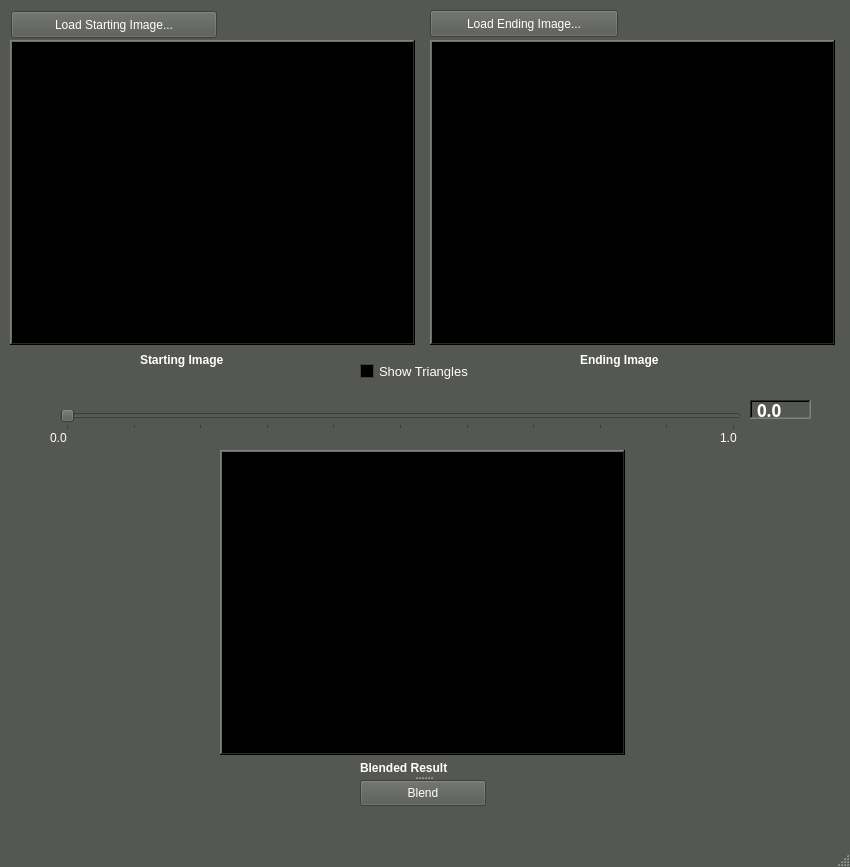
<?xml version="1.0" encoding="UTF-8"?>
<ui version="4.0">
 <class>MainWindow</class>
 <widget class="QMainWindow" name="MainWindow">
  <property name="geometry">
   <rect>
    <x>0</x>
    <y>0</y>
    <width>850</width>
    <height>867</height>
   </rect>
  </property>
  <property name="sizePolicy">
   <sizepolicy hsizetype="Fixed" vsizetype="Fixed">
    <horstretch>0</horstretch>
    <verstretch>0</verstretch>
   </sizepolicy>
  </property>
  <property name="palette">
   <palette>
    <active>
     <colorrole role="WindowText">
      <brush brushstyle="SolidPattern">
       <color alpha="255">
        <red>255</red>
        <green>255</green>
        <blue>255</blue>
       </color>
      </brush>
     </colorrole>
     <colorrole role="Button">
      <brush brushstyle="SolidPattern">
       <color alpha="255">
        <red>85</red>
        <green>87</green>
        <blue>83</blue>
       </color>
      </brush>
     </colorrole>
     <colorrole role="Light">
      <brush brushstyle="SolidPattern">
       <color alpha="255">
        <red>127</red>
        <green>131</green>
        <blue>124</blue>
       </color>
      </brush>
     </colorrole>
     <colorrole role="Midlight">
      <brush brushstyle="SolidPattern">
       <color alpha="255">
        <red>106</red>
        <green>109</green>
        <blue>103</blue>
       </color>
      </brush>
     </colorrole>
     <colorrole role="Dark">
      <brush brushstyle="SolidPattern">
       <color alpha="255">
        <red>42</red>
        <green>43</green>
        <blue>41</blue>
       </color>
      </brush>
     </colorrole>
     <colorrole role="Mid">
      <brush brushstyle="SolidPattern">
       <color alpha="255">
        <red>56</red>
        <green>58</green>
        <blue>55</blue>
       </color>
      </brush>
     </colorrole>
     <colorrole role="Text">
      <brush brushstyle="SolidPattern">
       <color alpha="255">
        <red>255</red>
        <green>255</green>
        <blue>255</blue>
       </color>
      </brush>
     </colorrole>
     <colorrole role="BrightText">
      <brush brushstyle="SolidPattern">
       <color alpha="255">
        <red>255</red>
        <green>255</green>
        <blue>255</blue>
       </color>
      </brush>
     </colorrole>
     <colorrole role="ButtonText">
      <brush brushstyle="SolidPattern">
       <color alpha="255">
        <red>255</red>
        <green>255</green>
        <blue>255</blue>
       </color>
      </brush>
     </colorrole>
     <colorrole role="Base">
      <brush brushstyle="SolidPattern">
       <color alpha="255">
        <red>0</red>
        <green>0</green>
        <blue>0</blue>
       </color>
      </brush>
     </colorrole>
     <colorrole role="Window">
      <brush brushstyle="SolidPattern">
       <color alpha="255">
        <red>85</red>
        <green>87</green>
        <blue>83</blue>
       </color>
      </brush>
     </colorrole>
     <colorrole role="Shadow">
      <brush brushstyle="SolidPattern">
       <color alpha="255">
        <red>0</red>
        <green>0</green>
        <blue>0</blue>
       </color>
      </brush>
     </colorrole>
     <colorrole role="AlternateBase">
      <brush brushstyle="SolidPattern">
       <color alpha="255">
        <red>42</red>
        <green>43</green>
        <blue>41</blue>
       </color>
      </brush>
     </colorrole>
     <colorrole role="ToolTipBase">
      <brush brushstyle="SolidPattern">
       <color alpha="255">
        <red>255</red>
        <green>255</green>
        <blue>220</blue>
       </color>
      </brush>
     </colorrole>
     <colorrole role="ToolTipText">
      <brush brushstyle="SolidPattern">
       <color alpha="255">
        <red>0</red>
        <green>0</green>
        <blue>0</blue>
       </color>
      </brush>
     </colorrole>
    </active>
    <inactive>
     <colorrole role="WindowText">
      <brush brushstyle="SolidPattern">
       <color alpha="255">
        <red>255</red>
        <green>255</green>
        <blue>255</blue>
       </color>
      </brush>
     </colorrole>
     <colorrole role="Button">
      <brush brushstyle="SolidPattern">
       <color alpha="255">
        <red>85</red>
        <green>87</green>
        <blue>83</blue>
       </color>
      </brush>
     </colorrole>
     <colorrole role="Light">
      <brush brushstyle="SolidPattern">
       <color alpha="255">
        <red>127</red>
        <green>131</green>
        <blue>124</blue>
       </color>
      </brush>
     </colorrole>
     <colorrole role="Midlight">
      <brush brushstyle="SolidPattern">
       <color alpha="255">
        <red>106</red>
        <green>109</green>
        <blue>103</blue>
       </color>
      </brush>
     </colorrole>
     <colorrole role="Dark">
      <brush brushstyle="SolidPattern">
       <color alpha="255">
        <red>42</red>
        <green>43</green>
        <blue>41</blue>
       </color>
      </brush>
     </colorrole>
     <colorrole role="Mid">
      <brush brushstyle="SolidPattern">
       <color alpha="255">
        <red>56</red>
        <green>58</green>
        <blue>55</blue>
       </color>
      </brush>
     </colorrole>
     <colorrole role="Text">
      <brush brushstyle="SolidPattern">
       <color alpha="255">
        <red>255</red>
        <green>255</green>
        <blue>255</blue>
       </color>
      </brush>
     </colorrole>
     <colorrole role="BrightText">
      <brush brushstyle="SolidPattern">
       <color alpha="255">
        <red>255</red>
        <green>255</green>
        <blue>255</blue>
       </color>
      </brush>
     </colorrole>
     <colorrole role="ButtonText">
      <brush brushstyle="SolidPattern">
       <color alpha="255">
        <red>255</red>
        <green>255</green>
        <blue>255</blue>
       </color>
      </brush>
     </colorrole>
     <colorrole role="Base">
      <brush brushstyle="SolidPattern">
       <color alpha="255">
        <red>0</red>
        <green>0</green>
        <blue>0</blue>
       </color>
      </brush>
     </colorrole>
     <colorrole role="Window">
      <brush brushstyle="SolidPattern">
       <color alpha="255">
        <red>85</red>
        <green>87</green>
        <blue>83</blue>
       </color>
      </brush>
     </colorrole>
     <colorrole role="Shadow">
      <brush brushstyle="SolidPattern">
       <color alpha="255">
        <red>0</red>
        <green>0</green>
        <blue>0</blue>
       </color>
      </brush>
     </colorrole>
     <colorrole role="AlternateBase">
      <brush brushstyle="SolidPattern">
       <color alpha="255">
        <red>42</red>
        <green>43</green>
        <blue>41</blue>
       </color>
      </brush>
     </colorrole>
     <colorrole role="ToolTipBase">
      <brush brushstyle="SolidPattern">
       <color alpha="255">
        <red>255</red>
        <green>255</green>
        <blue>220</blue>
       </color>
      </brush>
     </colorrole>
     <colorrole role="ToolTipText">
      <brush brushstyle="SolidPattern">
       <color alpha="255">
        <red>0</red>
        <green>0</green>
        <blue>0</blue>
       </color>
      </brush>
     </colorrole>
    </inactive>
    <disabled>
     <colorrole role="WindowText">
      <brush brushstyle="SolidPattern">
       <color alpha="255">
        <red>42</red>
        <green>43</green>
        <blue>41</blue>
       </color>
      </brush>
     </colorrole>
     <colorrole role="Button">
      <brush brushstyle="SolidPattern">
       <color alpha="255">
        <red>85</red>
        <green>87</green>
        <blue>83</blue>
       </color>
      </brush>
     </colorrole>
     <colorrole role="Light">
      <brush brushstyle="SolidPattern">
       <color alpha="255">
        <red>127</red>
        <green>131</green>
        <blue>124</blue>
       </color>
      </brush>
     </colorrole>
     <colorrole role="Midlight">
      <brush brushstyle="SolidPattern">
       <color alpha="255">
        <red>106</red>
        <green>109</green>
        <blue>103</blue>
       </color>
      </brush>
     </colorrole>
     <colorrole role="Dark">
      <brush brushstyle="SolidPattern">
       <color alpha="255">
        <red>42</red>
        <green>43</green>
        <blue>41</blue>
       </color>
      </brush>
     </colorrole>
     <colorrole role="Mid">
      <brush brushstyle="SolidPattern">
       <color alpha="255">
        <red>56</red>
        <green>58</green>
        <blue>55</blue>
       </color>
      </brush>
     </colorrole>
     <colorrole role="Text">
      <brush brushstyle="SolidPattern">
       <color alpha="255">
        <red>42</red>
        <green>43</green>
        <blue>41</blue>
       </color>
      </brush>
     </colorrole>
     <colorrole role="BrightText">
      <brush brushstyle="SolidPattern">
       <color alpha="255">
        <red>255</red>
        <green>255</green>
        <blue>255</blue>
       </color>
      </brush>
     </colorrole>
     <colorrole role="ButtonText">
      <brush brushstyle="SolidPattern">
       <color alpha="255">
        <red>42</red>
        <green>43</green>
        <blue>41</blue>
       </color>
      </brush>
     </colorrole>
     <colorrole role="Base">
      <brush brushstyle="SolidPattern">
       <color alpha="255">
        <red>85</red>
        <green>87</green>
        <blue>83</blue>
       </color>
      </brush>
     </colorrole>
     <colorrole role="Window">
      <brush brushstyle="SolidPattern">
       <color alpha="255">
        <red>85</red>
        <green>87</green>
        <blue>83</blue>
       </color>
      </brush>
     </colorrole>
     <colorrole role="Shadow">
      <brush brushstyle="SolidPattern">
       <color alpha="255">
        <red>0</red>
        <green>0</green>
        <blue>0</blue>
       </color>
      </brush>
     </colorrole>
     <colorrole role="AlternateBase">
      <brush brushstyle="SolidPattern">
       <color alpha="255">
        <red>85</red>
        <green>87</green>
        <blue>83</blue>
       </color>
      </brush>
     </colorrole>
     <colorrole role="ToolTipBase">
      <brush brushstyle="SolidPattern">
       <color alpha="255">
        <red>255</red>
        <green>255</green>
        <blue>220</blue>
       </color>
      </brush>
     </colorrole>
     <colorrole role="ToolTipText">
      <brush brushstyle="SolidPattern">
       <color alpha="255">
        <red>0</red>
        <green>0</green>
        <blue>0</blue>
       </color>
      </brush>
     </colorrole>
    </disabled>
   </palette>
  </property>
  <property name="font">
   <font>
    <stylestrategy>PreferDefault</stylestrategy>
   </font>
  </property>
  <property name="windowTitle">
   <string>Morphing GUI</string>
  </property>
  <property name="windowOpacity">
   <double>1.000000000000000</double>
  </property>
  <property name="animated">
   <bool>false</bool>
  </property>
  <property name="documentMode">
   <bool>false</bool>
  </property>
  <property name="tabShape">
   <enum>QTabWidget::Rounded</enum>
  </property>
  <widget class="QWidget" name="centralwidget">
   <widget class="QLabel" name="alphaZeroLabel">
    <property name="geometry">
     <rect>
      <x>50</x>
      <y>430</y>
      <width>31</width>
      <height>16</height>
     </rect>
    </property>
    <property name="text">
     <string>0.0</string>
    </property>
   </widget>
   <widget class="QLabel" name="alphaOneLabel">
    <property name="geometry">
     <rect>
      <x>720</x>
      <y>430</y>
      <width>31</width>
      <height>16</height>
     </rect>
    </property>
    <property name="text">
     <string>1.0</string>
    </property>
   </widget>
   <widget class="QCheckBox" name="trianglesCheckBox">
    <property name="geometry">
     <rect>
      <x>360</x>
      <y>360</y>
      <width>135</width>
      <height>23</height>
     </rect>
    </property>
    <property name="font">
     <font>
      <pointsize>10</pointsize>
     </font>
    </property>
    <property name="text">
     <string>Show Triangles</string>
    </property>
   </widget>
   <widget class="QLabel" name="alphaLabel">
    <property name="geometry">
     <rect>
      <x>750</x>
      <y>400</y>
      <width>61</width>
      <height>19</height>
     </rect>
    </property>
    <property name="font">
     <font>
      <family>Ubuntu Condensed</family>
      <pointsize>13</pointsize>
      <weight>75</weight>
      <bold>true</bold>
     </font>
    </property>
    <property name="frameShape">
     <enum>QFrame::WinPanel</enum>
    </property>
    <property name="frameShadow">
     <enum>QFrame::Sunken</enum>
    </property>
    <property name="lineWidth">
     <number>2</number>
    </property>
    <property name="text">
     <string>0.0</string>
    </property>
   </widget>
   <widget class="QLabel" name="endingImageLabel">
    <property name="geometry">
     <rect>
      <x>580</x>
      <y>350</y>
      <width>108</width>
      <height>19</height>
     </rect>
    </property>
    <property name="font">
     <font>
      <weight>75</weight>
      <bold>true</bold>
     </font>
    </property>
    <property name="text">
     <string>Ending Image</string>
    </property>
   </widget>
   <widget class="QGraphicsView" name="endImageView">
    <property name="geometry">
     <rect>
      <x>430</x>
      <y>40</y>
      <width>405</width>
      <height>305</height>
     </rect>
    </property>
    <property name="sizePolicy">
     <sizepolicy hsizetype="Fixed" vsizetype="Fixed">
      <horstretch>0</horstretch>
      <verstretch>0</verstretch>
     </sizepolicy>
    </property>
    <property name="cursor" stdset="0">
     <cursorShape>CrossCursor</cursorShape>
    </property>
    <property name="mouseTracking">
     <bool>true</bool>
    </property>
    <property name="frameShape">
     <enum>QFrame::WinPanel</enum>
    </property>
    <property name="frameShadow">
     <enum>QFrame::Raised</enum>
    </property>
    <property name="verticalScrollBarPolicy">
     <enum>Qt::ScrollBarAlwaysOff</enum>
    </property>
    <property name="horizontalScrollBarPolicy">
     <enum>Qt::ScrollBarAlwaysOff</enum>
    </property>
   </widget>
   <widget class="QPushButton" name="loadEndImagePB">
    <property name="geometry">
     <rect>
      <x>430</x>
      <y>10</y>
      <width>188</width>
      <height>27</height>
     </rect>
    </property>
    <property name="text">
     <string>Load Ending Image...</string>
    </property>
   </widget>
   <widget class="QPushButton" name="loadStartImagePB">
    <property name="geometry">
     <rect>
      <x>11</x>
      <y>11</y>
      <width>206</width>
      <height>27</height>
     </rect>
    </property>
    <property name="text">
     <string>Load Starting Image...</string>
    </property>
   </widget>
   <widget class="QGraphicsView" name="blendImageView">
    <property name="geometry">
     <rect>
      <x>220</x>
      <y>450</y>
      <width>405</width>
      <height>305</height>
     </rect>
    </property>
    <property name="sizePolicy">
     <sizepolicy hsizetype="Fixed" vsizetype="Fixed">
      <horstretch>0</horstretch>
      <verstretch>0</verstretch>
     </sizepolicy>
    </property>
    <property name="mouseTracking">
     <bool>true</bool>
    </property>
    <property name="frameShape">
     <enum>QFrame::WinPanel</enum>
    </property>
    <property name="frameShadow">
     <enum>QFrame::Raised</enum>
    </property>
    <property name="verticalScrollBarPolicy">
     <enum>Qt::ScrollBarAlwaysOff</enum>
    </property>
    <property name="horizontalScrollBarPolicy">
     <enum>Qt::ScrollBarAlwaysOff</enum>
    </property>
   </widget>
   <widget class="QSlider" name="alphaSlider">
    <property name="geometry">
     <rect>
      <x>60</x>
      <y>410</y>
      <width>681</width>
      <height>20</height>
     </rect>
    </property>
    <property name="sizePolicy">
     <sizepolicy hsizetype="Fixed" vsizetype="Fixed">
      <horstretch>0</horstretch>
      <verstretch>0</verstretch>
     </sizepolicy>
    </property>
    <property name="autoFillBackground">
     <bool>false</bool>
    </property>
    <property name="maximum">
     <number>100</number>
    </property>
    <property name="orientation">
     <enum>Qt::Horizontal</enum>
    </property>
    <property name="tickPosition">
     <enum>QSlider::TicksBelow</enum>
    </property>
    <property name="tickInterval">
     <number>10</number>
    </property>
   </widget>
   <widget class="QSplitter" name="splitter">
    <property name="geometry">
     <rect>
      <x>360</x>
      <y>760</y>
      <width>126</width>
      <height>46</height>
     </rect>
    </property>
    <property name="orientation">
     <enum>Qt::Vertical</enum>
    </property>
    <widget class="QLabel" name="blendedImageLabel">
     <property name="font">
      <font>
       <weight>75</weight>
       <bold>true</bold>
      </font>
     </property>
     <property name="text">
      <string>Blended Result</string>
     </property>
    </widget>
    <widget class="QPushButton" name="blendImagesPB">
     <property name="text">
      <string>Blend</string>
     </property>
    </widget>
   </widget>
   <widget class="QGraphicsView" name="startImageView">
    <property name="geometry">
     <rect>
      <x>10</x>
      <y>40</y>
      <width>405</width>
      <height>305</height>
     </rect>
    </property>
    <property name="sizePolicy">
     <sizepolicy hsizetype="Fixed" vsizetype="Fixed">
      <horstretch>0</horstretch>
      <verstretch>0</verstretch>
     </sizepolicy>
    </property>
    <property name="cursor" stdset="0">
     <cursorShape>CrossCursor</cursorShape>
    </property>
    <property name="mouseTracking">
     <bool>true</bool>
    </property>
    <property name="frameShape">
     <enum>QFrame::WinPanel</enum>
    </property>
    <property name="frameShadow">
     <enum>QFrame::Raised</enum>
    </property>
    <property name="lineWidth">
     <number>1</number>
    </property>
    <property name="verticalScrollBarPolicy">
     <enum>Qt::ScrollBarAlwaysOff</enum>
    </property>
    <property name="horizontalScrollBarPolicy">
     <enum>Qt::ScrollBarAlwaysOff</enum>
    </property>
   </widget>
   <widget class="QLabel" name="startingImageLabel">
    <property name="geometry">
     <rect>
      <x>140</x>
      <y>350</y>
      <width>126</width>
      <height>19</height>
     </rect>
    </property>
    <property name="font">
     <font>
      <weight>75</weight>
      <bold>true</bold>
     </font>
    </property>
    <property name="text">
     <string>Starting Image</string>
    </property>
   </widget>
   <zorder>endingImageLabel</zorder>
   <zorder>endImageView</zorder>
   <zorder>loadEndImagePB</zorder>
   <zorder>loadStartImagePB</zorder>
   <zorder>blendImageView</zorder>
   <zorder>alphaSlider</zorder>
   <zorder>splitter</zorder>
   <zorder>startImageView</zorder>
   <zorder>startingImageLabel</zorder>
   <zorder>alphaZeroLabel</zorder>
   <zorder>alphaOneLabel</zorder>
   <zorder>alphaLabel</zorder>
   <zorder>trianglesCheckBox</zorder>
  </widget>
  <widget class="QStatusBar" name="statusbar"/>
 </widget>
 <resources/>
 <connections/>
</ui>
